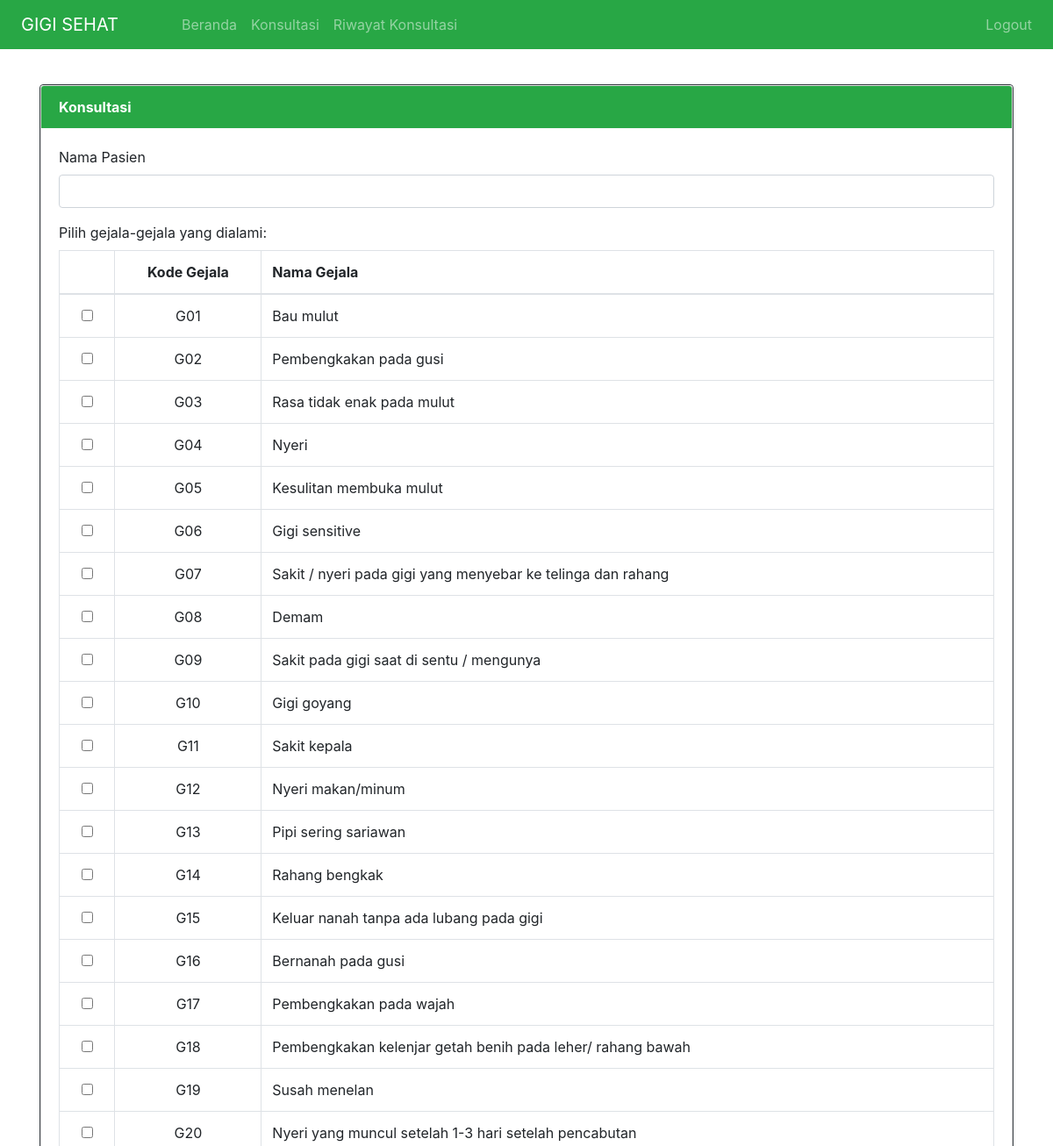
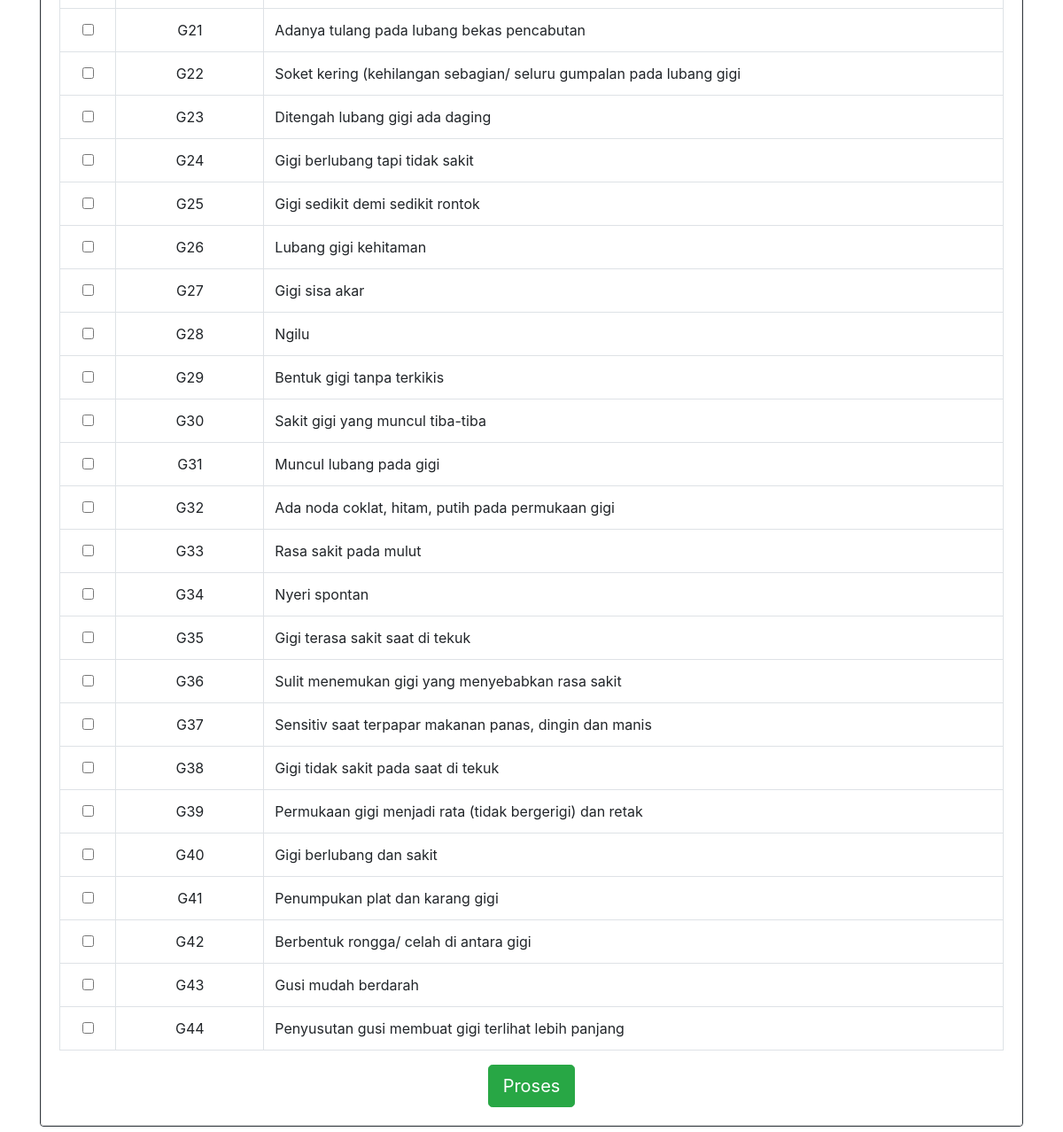
The page /index.php?page=konsultasi (signed in) on the database its author committed (2 pictures, top to bottom).
### tables this page shows
CREATE TABLE `gejala` (
  `idgejala` int NOT NULL,
  `kode_gejala` varchar(3) NOT NULL,
  `nmgejala` varchar(200) DEFAULT NULL
);

### views/konsultasi/konsultasi.php (the view, shortened to what this page needs)
<!DOCTYPE html>
<html lang="en">
<head>
</head>
<body>
    <div class="row mb-5">
        <div class="col-sm-12">
            <form action="" method="POST" name="Form" onsubmit="return validasiForm()">
                <div class="card border-dark">
                    <div class="card">
                        <div class="card-header bg-success text-white border-light"><strong>Konsultasi</strong></div>
                        <div class="card-body">
                            <div class="form-group">
                                <label for="nama">Nama Pasien</label>
                                <input type="text" name="nama" id="nama" maxlength="50" class="form-control" required>
                            </div>
                            <div class="form-group">
                                <label for="nmpenyakit">Pilih gejala-gejala yang dialami: </label>
                                <table class="table table-bordered">
                                    <thead>
                                        <tr>
                                            <th width="30px"></th>
                                            <th class="text-center" width="100px">Kode Gejala</th>
                                            <th width="500px">Nama Gejala</th>
                                        </tr>
                                    </thead>
                                    <tbody>
                                        <?php
                                        $sql = "SELECT * FROM gejala ORDER BY kode_gejala ASC";
                                        $result = $koneksi->query($sql);
                                        while ($row = $result->fetch_assoc()) {
                                        ?>
                                            <tr>
                                                <td class="text-center">
                                                    <input type="checkbox" class="check-item" name="<?php echo 'idgejala[]'; ?>" value="<?php echo $row['idgejala']; ?>">
                                                </td>
                                                <td class="text-center"><?php echo $row['kode_gejala']; ?></td>
                                                <td><?php echo $row['nmgejala']; ?></td>
                                            </tr>
                                        <?php
                                        }
                                        ?>
                                    </tbody>
                                </table>
                            </div>
                            <div class="text-center">
                                <input class="btn btn-success btn-lg" type="submit" name="proses" value="Proses">
                            </div>
                        </div>
                    </div>
            </form>
        </div>
    </div>
</body>
</html>

### rows shown on the page
gejala: kode_gejala "G01", nmgejala "Bau mulut"
gejala: kode_gejala "G02", nmgejala "Pembengkakan pada gusi"
gejala: kode_gejala "G03", nmgejala "Rasa tidak enak pada mulut"
gejala: kode_gejala "G04", nmgejala "Nyeri"
gejala: kode_gejala "G05", nmgejala "Kesulitan membuka mulut"
gejala: kode_gejala "G06", nmgejala "Gigi sensitive"
gejala: kode_gejala "G07", nmgejala "Sakit / nyeri pada gigi yang menyebar ke telinga dan rahang"
gejala: kode_gejala "G08", nmgejala "Demam"
gejala: kode_gejala "G09", nmgejala "Sakit pada gigi saat di sentu / mengunya"
gejala: kode_gejala "G10", nmgejala "Gigi goyang"
gejala: kode_gejala "G11", nmgejala "Sakit kepala"
gejala: kode_gejala "G12", nmgejala "Nyeri makan/minum"
gejala: kode_gejala "G13", nmgejala "Pipi sering sariawan"
gejala: kode_gejala "G14", nmgejala "Rahang bengkak"
gejala: kode_gejala "G15", nmgejala "Keluar nanah tanpa ada lubang pada gigi"
gejala: kode_gejala "G16", nmgejala "Bernanah pada gusi"
gejala: kode_gejala "G17", nmgejala "Pembengkakan pada wajah"
gejala: kode_gejala "G18", nmgejala "Pembengkakan kelenjar getah benih pada leher/ rahang bawah"
gejala: kode_gejala "G19", nmgejala "Susah menelan"
gejala: kode_gejala "G20", nmgejala "Nyeri yang muncul setelah 1-3 hari setelah pencabutan"
gejala: kode_gejala "G21", nmgejala "Adanya tulang pada lubang bekas pencabutan"
gejala: kode_gejala "G22", nmgejala "Soket kering (kehilangan sebagian/ seluru gumpalan pada lubang gigi"
gejala: kode_gejala "G23", nmgejala "Ditengah lubang gigi ada daging"
gejala: kode_gejala "G24", nmgejala "Gigi berlubang tapi tidak sakit"
gejala: kode_gejala "G25", nmgejala "Gigi sedikit demi sedikit rontok"
gejala: kode_gejala "G26", nmgejala "Lubang gigi kehitaman"
gejala: kode_gejala "G27", nmgejala "Gigi sisa akar"
gejala: kode_gejala "G28", nmgejala "Ngilu"
gejala: kode_gejala "G29", nmgejala "Bentuk gigi tanpa terkikis"
gejala: kode_gejala "G30", nmgejala "Sakit gigi yang muncul tiba-tiba"
gejala: kode_gejala "G31", nmgejala "Muncul lubang pada gigi"
gejala: kode_gejala "G32", nmgejala "Ada noda coklat, hitam, putih pada permukaan gigi"
gejala: kode_gejala "G33", nmgejala "Rasa sakit pada mulut"
gejala: kode_gejala "G34", nmgejala "Nyeri spontan"
gejala: kode_gejala "G35", nmgejala "Gigi terasa sakit saat di tekuk"
gejala: kode_gejala "G36", nmgejala "Sulit menemukan gigi yang menyebabkan rasa sakit"
gejala: kode_gejala "G37", nmgejala "Sensitiv saat terpapar makanan panas, dingin dan manis"
gejala: kode_gejala "G38", nmgejala "Gigi tidak sakit pada saat di tekuk"
gejala: kode_gejala "G39", nmgejala "Permukaan gigi menjadi rata (tidak bergerigi) dan retak"
gejala: kode_gejala "G40", nmgejala "Gigi berlubang dan sakit"
gejala: kode_gejala "G41", nmgejala "Penumpukan plat dan karang gigi"
gejala: kode_gejala "G42", nmgejala "Berbentuk rongga/ celah di antara gigi"
gejala: kode_gejala "G43", nmgejala "Gusi mudah berdarah"
gejala: kode_gejala "G44", nmgejala "Penyusutan gusi membuat gigi terlihat lebih panjang"
